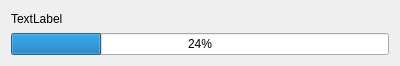
<?xml version="1.0" encoding="UTF-8"?>
<ui version="4.0">
 <class>m_fileProgressBar</class>
 <widget class="QWidget" name="m_fileProgressBar">
  <property name="geometry">
   <rect>
    <x>0</x>
    <y>0</y>
    <width>400</width>
    <height>66</height>
   </rect>
  </property>
  <property name="windowTitle">
   <string>m_fileProgressBar</string>
  </property>
  <layout class="QVBoxLayout" name="verticalLayout">
   <item>
    <widget class="QLabel" name="label">
     <property name="text">
      <string>TextLabel</string>
     </property>
    </widget>
   </item>
   <item>
    <widget class="QProgressBar" name="progressBar">
     <property name="value">
      <number>24</number>
     </property>
    </widget>
   </item>
  </layout>
 </widget>
 <resources/>
 <connections/>
</ui>
